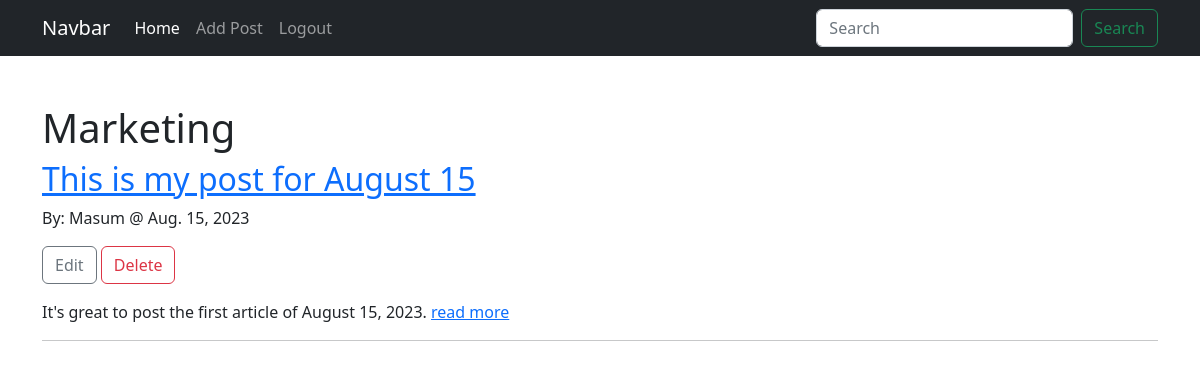
Screenshot of /categories/marketing/ (signed in) with the database file from the repository.
### posts/models.py (models this page shows, shortened)
class Post(models.Model):
    title=models.CharField(max_length=255)
    author = models.ForeignKey(User, on_delete=models.CASCADE)
    body = models.TextField()
    date = models.DateField(auto_now_add=True)
    category = models.CharField(max_length=255, default="uncategorized")

### posts/views.py (the view)
# urls.py: path('categories/<str:cats>/', CategoryView, name="category"),
def CategoryView(request, cats):
    categories_post = Post.objects.filter(category=cats.replace('-', ' '))
    return render(request, 'categories.html', {'cats': cats.title().replace('-', ' '), 'categories_post' : categories_post})

### posts/templates/categories.html (shortened to what this page needs)
{% extends 'base.html' %}
{% block content %}
{% if categories_post %}
    <h1>{{ cats }}</h1>
    {% for post in categories_post %}
            <h2><a href="{% url 'post' post.pk %}">{{ post.title }}</a></h2>
            <p>By: {{ post.author.last_name }} @ {{ post.date}}  </p>
            <p>
                {% if user.is_authenticated %}
                <a class="btn btn-outline-secondary" href="{% url 'update_post' post.pk %}">Edit</a>
                <a class="btn btn-outline-danger" href="{% url 'delete_post' post.pk %}">Delete</a>
                {% endif %}
            </p>
            <p>{{ post.body|slice:":200" }}  <a href="{% url 'post' post.pk %}">read more</a></p>
            <hr>
    {% endfor %}
{% else %}
    <h1>Sorry! This page doesn't exist.</h1>
{% endif %}
{% endblock %}

### rows the page displays
Post: category "Marketing", title "This is my post for August 15", author.last_name "Masum", date "Aug. 15, 2023", body "It's great to post the first article of August 15, 2023."
